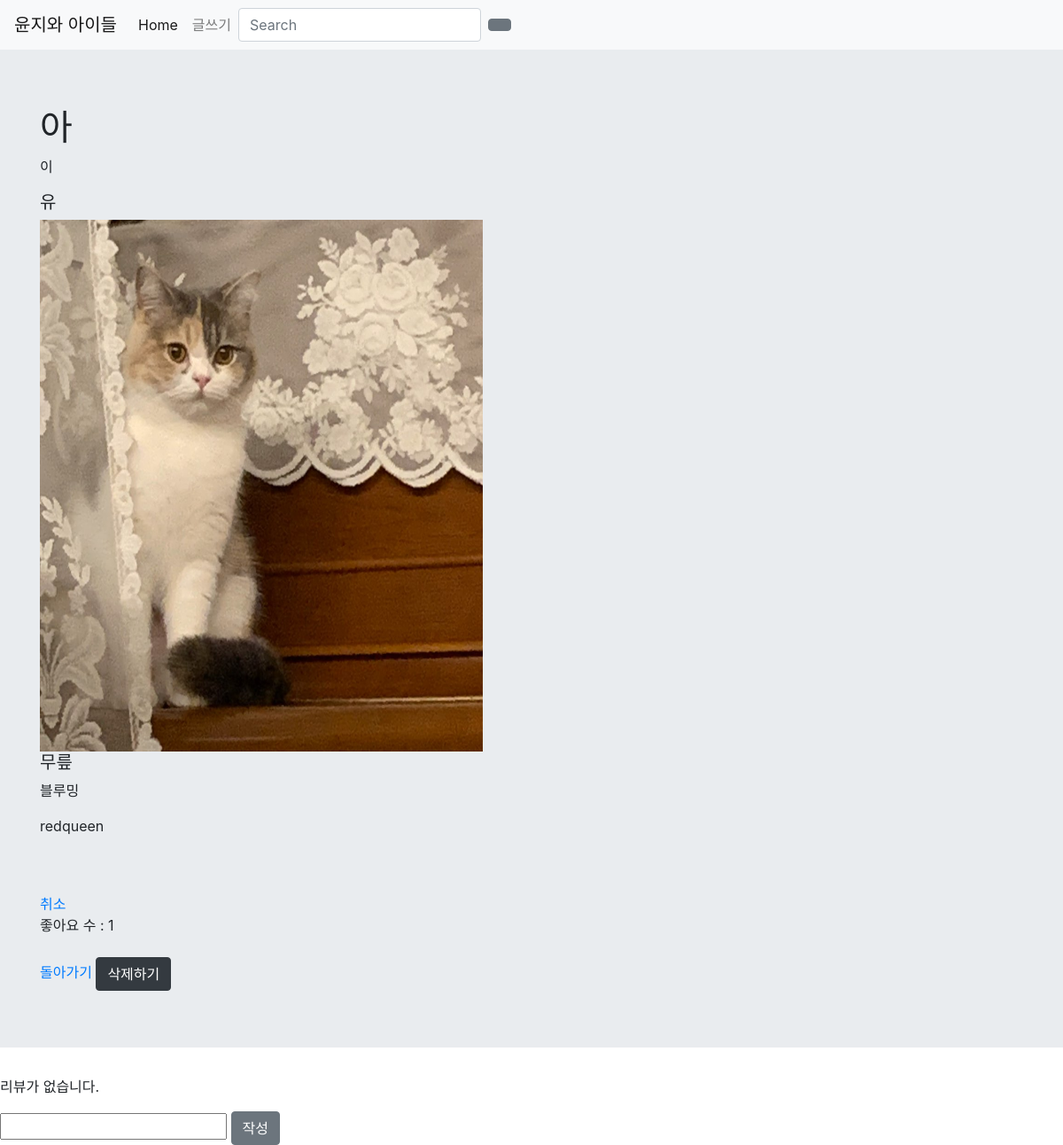
Before: /blog/1 (signed in) with the older database file.
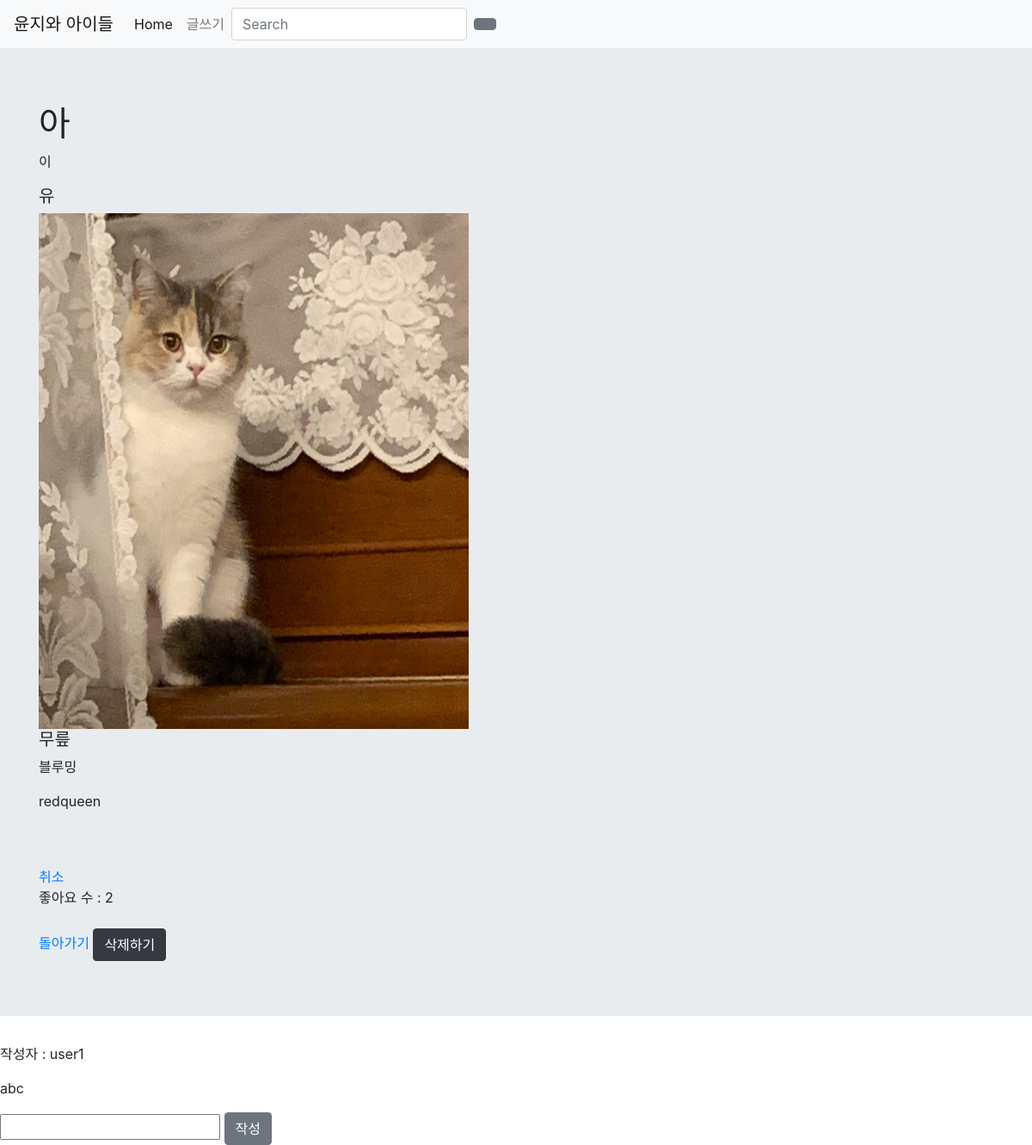
After: the same page with the newer database file.
### writing/models.py (models this page shows, shortened)
class Blog(models.Model):
    title = models.CharField(max_length = 200)
    money = models.CharField(max_length = 200)
    one_line = models.CharField(max_length = 200)
    image = models.ImageField(null = True, blank = True, upload_to = 'image', default="image/elly.png")
    pub_date=models.DateTimeField(auto_now_add=True)
    seller = models.TextField()
    content = models.TextField()
    content_list = models.TextField()
    count = models.IntegerField(default = 0)
    like_num = models.PositiveIntegerField(default=0, blank=True)

### review/models.py (models this page shows)
class Review(models.Model):
    blog = models.ForeignKey(Blog,on_delete = models.CASCADE, related_name='review')
    review_user = models.ForeignKey(User, on_delete = models.CASCADE, null = True)
    review_body = models.TextField(blank = True)

### writing/views.py (the view)
# urls.py: path('blog/<int:blog_id>', writing.views.detail, name = 'detail'),
def detail(request, blog_id):
    blog = Blog()
    reviews = Review.objects.filter(blog=blog_id)
    blog_detail = get_object_or_404(Blog, pk=blog_id)
    blog.count += 1
    blog.save()
    account = Account.objects.get(user=request.user)
    return render(request, 'detail.html', {'blog': blog_detail, 'account': account, 'reviews' : reviews})

### writing/templates/detail.html (shortened to what this page needs)
<!DOCTYPE html>
<html lang="en">
<head>
</head>
{% extends 'base.html' %}
{% block content %}
<body>
    <form action="{% url 'delete' %}">
        <div class="jumbotron jumbotron-fluid">
            <div class="container">
                <h1>{{blog.title}}</h1>
                <p>{{blog.money}}</p>
                <h5>{{blog.one_line}}</h5>
                {% if blog.image %}
                <img src="{{blog.image.url}}" alt="이미지가 없습니다." width="500" height="600">
                {% endif %}
                <h5>{{blog.seller}}</h5>
                <p>{{blog.content}}</p>
                <p>{{blog.content_list}}</p>
                <br>
                <br>
                <a href="{% url 'like' blog.id %}">
                    {% if blog in account.like_blog.all %}
                    취소
                    {% else %}
                    좋아요
                    {% endif %}
                </a>
                <div>좋아요 수 : {{blog.like_num}}</div>
                <br>
                <a href="{% url 'home' %}">돌아가기</a>
                <input class="btn btn-dark" type="submit" value="삭제하기">
            </div>
        </div>
    </form>
    {% for review in reviews %}
    <div class="review">
        <p>작성자 : {{review.review_user}}</p>
        <p>{{review.review_body}}</p>
    </div>
    {% empty %}
        <p>리뷰가 없습니다.</p>
    {% endfor %}
    <form method="POST" action= "{% url 'review' %}">
        <input type="text" name="review_body"></input>
        <button type="submit" class="btn btn-secondary">작성</button>
    </form>
</body>
{% endblock %}

Changed rows visible on the page:
changed Blog "무릎": like_num "1" → "2"
added Review: review_user "user1", review_body "abc"
Other visible differences:
text no longer shown: "리뷰가 없습니다."
